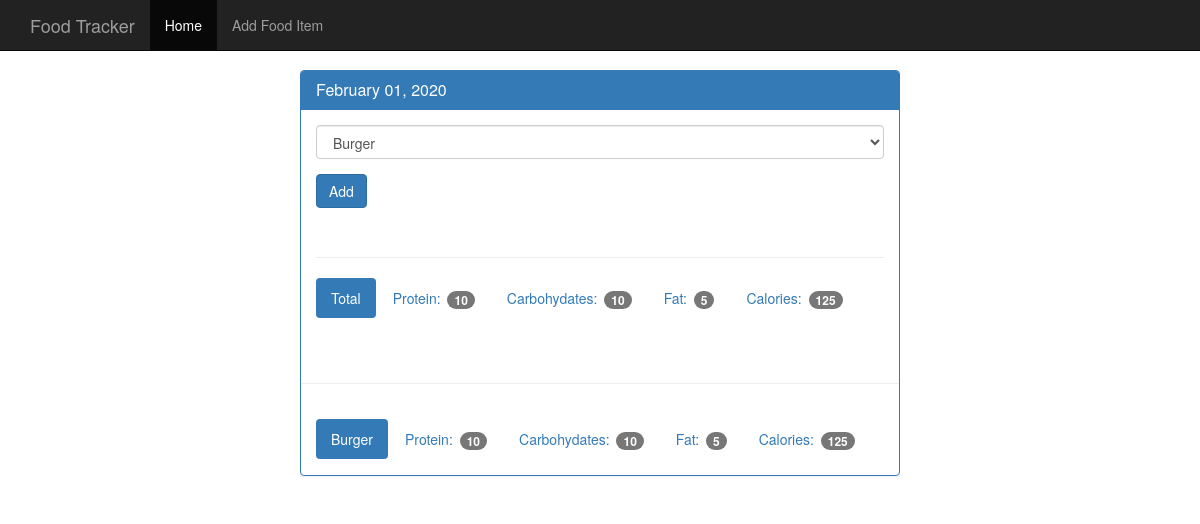
The app's page /view/20200201 with its own data.
### tables this page shows
CREATE TABLE food (
    id integer primary key autoincrement,
    name text not null,
    protein integer not null,
    carbohydrates integer not null,
    fat integer not null,
    calories integer not null
);

### foodtracker.py (the view)
@app.route('/view/<date>',methods=['GET','POST'])
def view(date):
    db = get_db()
    cur=db.execute('select id, entry_date from log_date where entry_date = ?',[date])
    date_result=cur.fetchone()
    if request.method == 'POST':
        db.execute('insert into food_date (food_id,log_date_id) values (?,?)', [request.form['food-select'], date_result['id']] )
        db.commit()
    d = str(date_result['entry_date'])  #comes back as an int e.g. 20200302, so convert to str
    pretty_date = datetime.strftime(datetime.strptime(d,'%Y%m%d'),'%B %d, %Y')
    food_cur = db.execute('select id, name from food')
    food_results = food_cur.fetchall()
    log_cur = db.execute('''select food.name, food.protein, food.carbohydrates, food.fat, food.calories
                         from log_date
                         join food_date on food_date.log_date_id = log_date.id
                         join food on food.id = food_date.food_id
                         where log_date.entry_date = ?''',[date])
    log_results= log_cur.fetchall()
    totals = {}  #faster to perform the addition in python than doing another SQL query
    totals['protein']=0
    totals['carbohydrates']=0
    totals['fat']=0
    totals['calories']=0
    for food in log_results:
        totals['protein'] += food['protein']
        totals['carbohydrates'] += food['carbohydrates']
        totals['fat'] += food['fat']
        totals['calories'] += food['calories']
    return render_template("day.html", pretty_date=pretty_date, entry_date=date_result['entry_date'],\
                           food_results=food_results,log_results=log_results,totals=totals)

### database.py (called while the page is built)
def connect_db():
    sql = sqlite3.connect('C:/Users/The Boss/Python Code/FoodTrackerApp/food_log.db')
    sql.row_factory = sqlite3.Row #will give us dicts instead of tuples.
    return sql

def get_db():
    if not hasattr(g, 'sqlite_db'):
        g.sqlite_db = connect_db()
    return g.sqlite_db

### templates/day.html (shortened to what this page needs)
{% extends 'base.html' %}
{% block content %}
      <div class="row">
        <div>
          <div class="panel panel-primary">
            <div class="panel-heading">
              <h3 class="panel-title">{{pretty_date}}</h3>
            </div>
            <div class="panel-body">
              <form method="POST" action="{{url_for('view', date=entry_date)}}">
                <div class="form-group">
                  <select class="form-control" name="food-select">
                  {% for food in food_results %}
                    <option value="{{ food.id }}">{{food.name }}</option>
                  {% endfor %}
                  </select>
                </div>
                <button type="submit" class="btn btn-primary">Add</button>
              </form>
              <div class="page-header"></div>
              <ul class="nav nav-pills" role="tablist">
                <li class="active"><a>Total</a></li>
                <li><a>Protein: <span class="badge">{{totals.protein}}</span></a></li>
                <li><a>Carbohydates: <span class="badge">{{totals.carbohydrates}}</span></a></li>
                <li><a>Fat: <span class="badge">{{totals.fat}}</span></a></li>
                <li><a>Calories: <span class="badge">{{totals.calories}}</span></a></li>
              </ul>
            </div>
            <div class="page-header"></div>
            {% for food in log_results %}
            <div class="panel-body">
              <ul class="nav nav-pills" role="tablist">
                <li class="active"><a>{{food.name}}</a></li>
                <li><a>Protein: <span class="badge">{{food.protein}}</span></a></li>
                <li><a>Carbohydates: <span class="badge">{{food.carbohydrates}}</span></a></li>
                <li><a>Fat: <span class="badge">{{food.fat}}</span></a></li>
                <li><a>Calories: <span class="badge">{{food.calories}}</span></a></li>
              </ul>
            </div>
            {% endfor %}
          </div>
        </div>
      </div>
{% endblock %}

### static/theme.css (style rules this page uses)
body { padding-top: 70px; padding-bottom: 30px; }

### records on screen
food: name "Burger", protein "10", carbohydrates "10", fat "5", calories "125"

### other values on screen
{{ pretty_date }} "February 01, 2020"
{{ totals.protein }} "10"
{{ totals.carbohydrates }} "10"
{{ totals.fat }} "5"
{{ totals.calories }} "125"
form field food-select "Burger"
